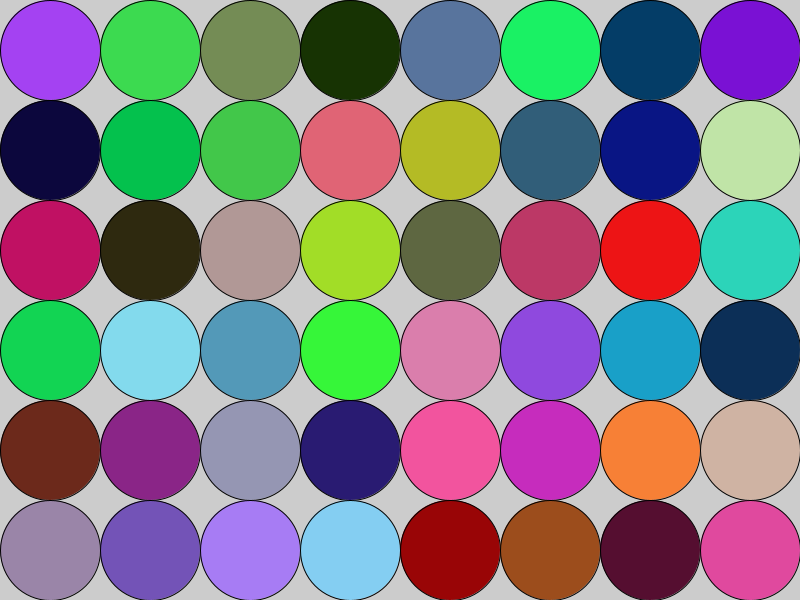
Frame 1 (no input)
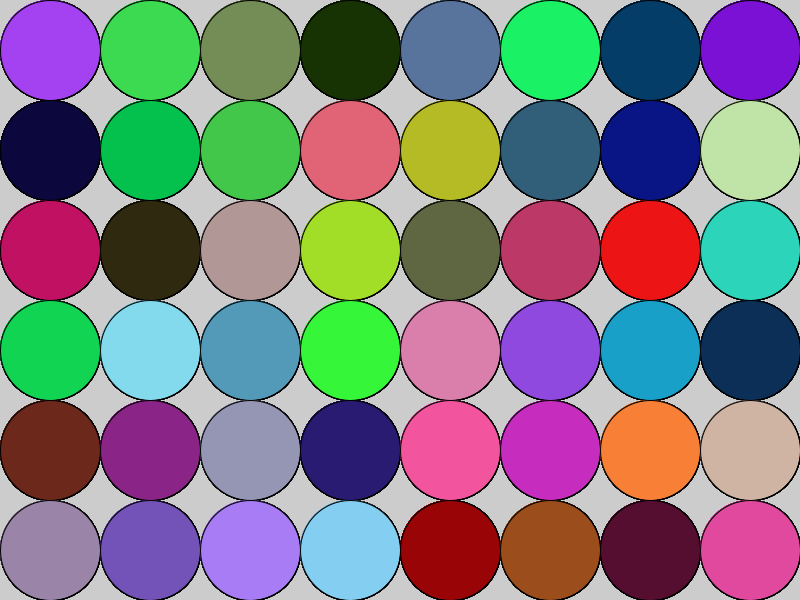
Frame 60 (the mouse pressed at the canvas centre just before this capture)
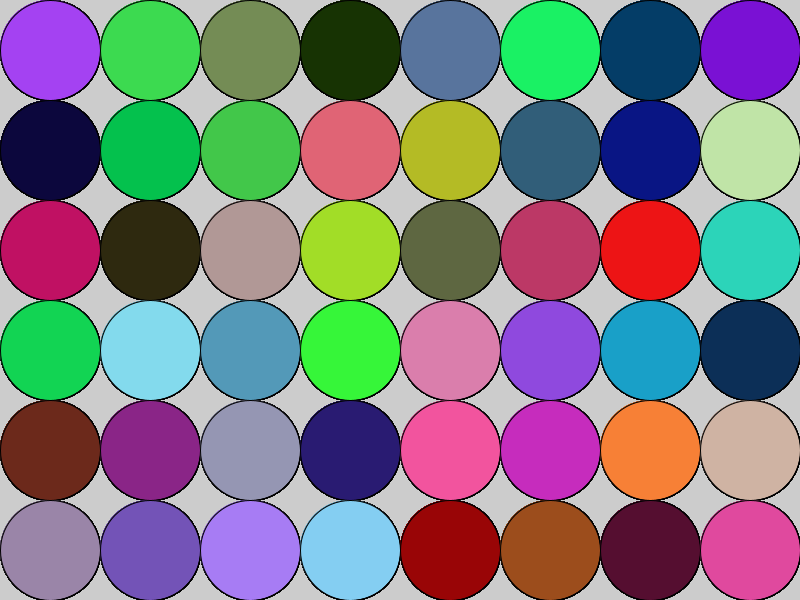
Frame 120 (the mouse held since frame 60 and released just before this capture)

The Processing sketch that drew these frames (run headless with seeded random() and noise(); from frame 60 on, the mouse is pressed at the canvas centre):

// Processing sketch: colorful_circle
// ── colorful_circle.pde
int[][] cc=new int[6][8];

void setup(){
  size(800,600);
  for(int i=0;i<6;i++){
    for(int j=0;j<8;j++){
      cc[i][j]=color(random(255),random(255),random(255));
    }
  }
}

void draw(){
  for(int r=0;r<6;r++){
    for(int c=0;c<8;c++){
      fill(cc[r][c]);
      int x=c*100+50;
      int y=r*100+50;
      ellipse(x,y,100,100);
    }
  }
}
